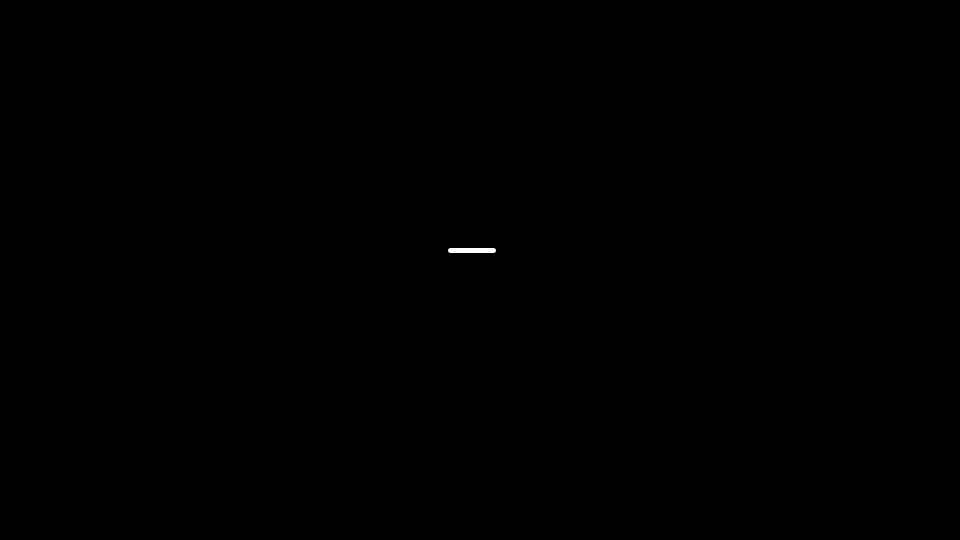
Frame 1 (no input)
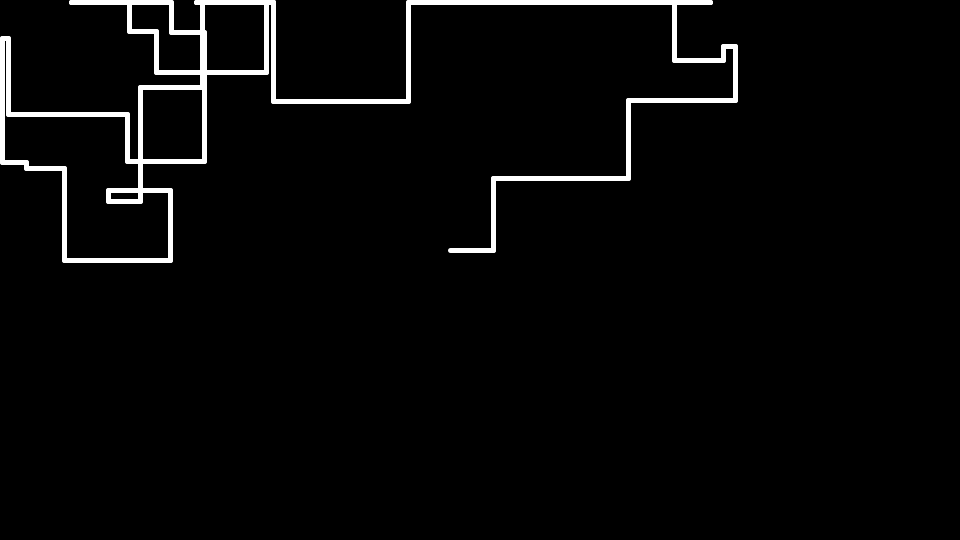
Frame 60 (the mouse pressed at the canvas centre just before this capture)
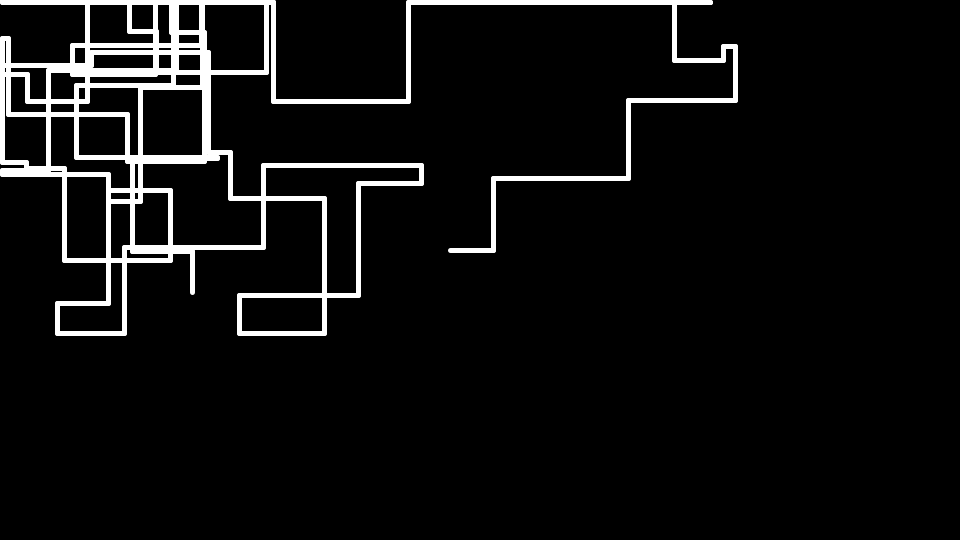
Frame 120 (the mouse held since frame 60 and released just before this capture)

The Processing sketch that drew these frames (run headless with seeded random() and noise(); from frame 60 on, the mouse is pressed at the canvas centre):

// Processing sketch: cracking
// ── cracking.pde
int len = 150;

void setup(){
  size(960,540);
  background(0);
  stroke(0);
  strokeWeight(5);
  fill(255);
  
  frameRate(10);
}

int x1 = 450;
int y1 = 250;
int x2 = x1;
int y2 = y1;
boolean turn = true;
int fil = 255;

int it = 0;
void draw(){
  //if(turn){
  //  x2 = (int)random(len)+5;
  //  y2 = 0;
  //  turn = !turn;
  //}
  //else {
  //  y2 = (int)random(len)+5;
  //  x2 = 0;
  //  turn = !turn;
  //}
  if(turn){
    x2 += (int)random(-len,len);
    turn = !turn;
  }
  else{
    y2 += (int)random(-len,len);
    turn = !turn;
  }
  
  
  if(x2 > width) x2 = width-2;
  if(y2 > height) y2 = height-2;
  if(x2 < 0) x2 = 2;
  if(y2 < 0) y2 = 2;
  
  stroke(fil);
  print(fil + "\t");
  //if(it % 500 == 0) fil = (int)random(255);
  line(x1,y1,x2,y2);
  print(x1 + "\t" + y1 + "\t" + x2 + "\t" + y2 + "\t");
  x1 = x2;
  y1 = y2;

  it++;
  println(it);
}
